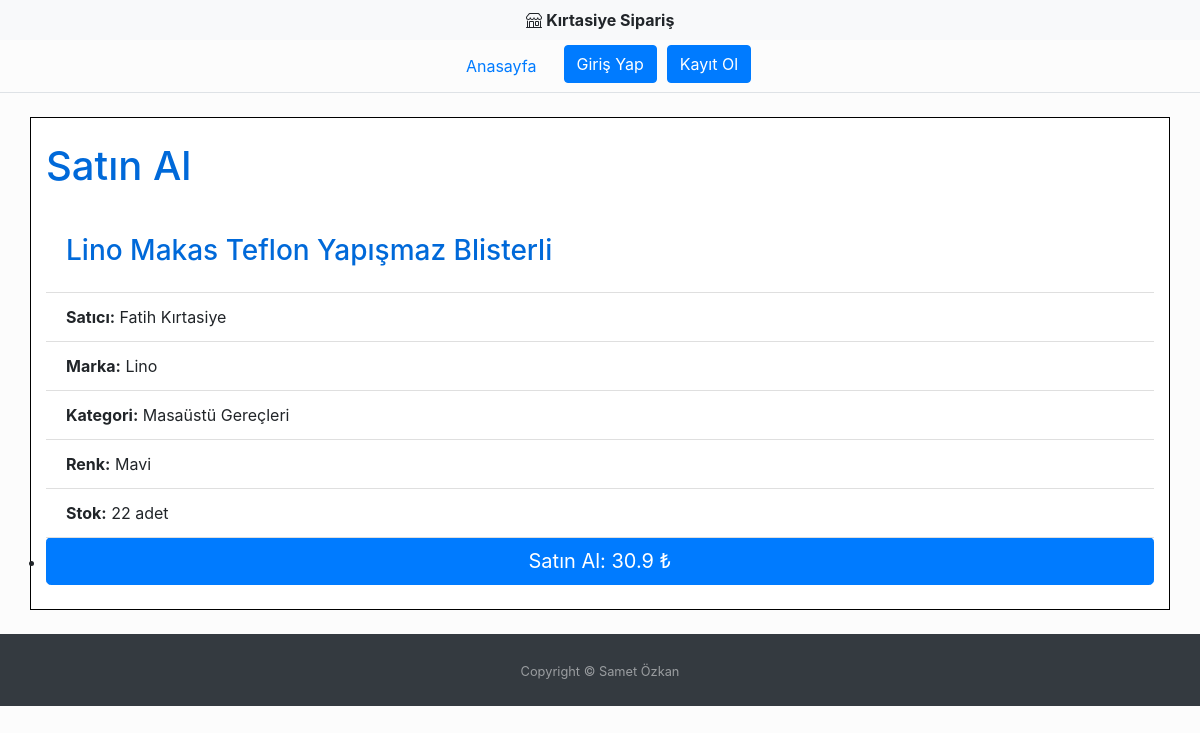
The app's page /kirtasiye/urun.php?urun_id=14 with its own data.
### tables this page shows
CREATE TABLE `urun` (
  `urun_id` int NOT NULL,
  `urun_adi` varchar(200) NOT NULL,
  `fiyat` double NOT NULL,
  `marka` varchar(100) NOT NULL,
  `renk` varchar(50) NOT NULL,
  `kategori_id` int NOT NULL,
  `stok` int NOT NULL,
  `kirtasiye_id` int NOT NULL
);

CREATE TABLE `kirtasiye` (
  `kirtasiye_id` int NOT NULL,
  `kirtasiye_adi` varchar(100) NOT NULL,
  `kurulus_tarihi` date NOT NULL,
  `kirtasiye_sahibi` int NOT NULL,
  `email` varchar(200) NOT NULL,
  `telefon` varchar(50) NOT NULL,
  `adres` varchar(255) NOT NULL
);

CREATE TABLE `kategori` (
  `kategori_id` int NOT NULL,
  `kategori_adi` varchar(100) NOT NULL,
  `aciklama` varchar(200) NOT NULL,
  `kirtasiye_id` int NOT NULL
);

### kirtasiye/urun.php (the view, shortened to what this page needs)
<?php
require_once "config.php";
if (@$_GET["urun_id"]) {
    $urun_id = $_SESSION["urun_id"];
} else {
    if (@$_SESSION["urun_id"]) {
        $urun_id = $_SESSION["urun_id"];
    } else {
        header("Location: index.php");
    }
}
$query = "SELECT * FROM urun INNER JOIN kategori ON urun.kategori_id = kategori.kategori_id INNER JOIN kirtasiye ON kirtasiye.kirtasiye_id = urun.kirtasiye_id WHERE urun.urun_id = $urun_id";
$result = mysqli_query($link, $query);
$row = mysqli_fetch_assoc($result);
?>
<!doctype html>
<html lang="tr">
<head>
    <link rel="stylesheet" href="https://cdn.jsdelivr.net/npm/bootstrap@4.1.3/dist/css/bootstrap.min.css">
</head>
<body style="background-color: #FCFCFC">
    <?php require_once dirname(__DIR__) . "/kirtasiye/navbar.php"; ?>
    <br>
    <div class="container">
        <div class="row" style="background-color: #FFF; border:1px solid #000">
            <div class="col-12">
                <br>
                <h1 style="color: #0069D9">Satın Al</h1>
                <br>
                <div class="thumbnail">
                    <div class="caption">
                        <ul class="list-group list-group-flush">
                            <li class="list-group-item">
                                <h3 class="card-title" style="color: #0069D9"><?php echo $row["urun_adi"] ?></h3>
                            </li>
                            <li class="list-group-item"><b>Satıcı:</b> <?php echo $row["kirtasiye_adi"] ?></li>
                            <li class="list-group-item"><b>Marka:</b> <?php echo $row["marka"] ?></li>
                            <li class="list-group-item"><b>Kategori:</b> <?php echo $row["kategori_adi"] ?></li>
                            <li class="list-group-item"><b>Renk:</b> <?php echo $row["renk"] ?></li>
                            <li class="list-group-item"><b>Stok:</b> <?php echo $row["stok"] ?> adet</li>
                            <li>
                                <form method="POST" action="<?php echo $_SERVER["PHP_SELF"]; ?>">
                                    <button type="submit" class="btn btn-primary btn-lg btn-block" id="siparis_ver" name="siparis_ver">Satın Al: <?php echo $row["fiyat"] ?> ₺</button>
                                </form>
                            </li>
                    </div>
                </div>
                <br>
            </div>
        </div>
        <br>
    </div>
    <footer id="sticky-footer" class="flex-shrink-0 py-4 bg-dark text-white-50">
        <div class="container text-center">
            <small>Copyright &copy; Samet Özkan</small>
        </div>
    </footer>
</body>
</html>

### records on screen
urun: urun_adi "Lino Makas Teflon Yapışmaz Blisterli", kirtasiye.kirtasiye_adi "Fatih Kırtasiye", marka "Lino", kategori.kategori_adi "Masaüstü Gereçleri", renk "Mavi", stok "22", fiyat "30.9"
